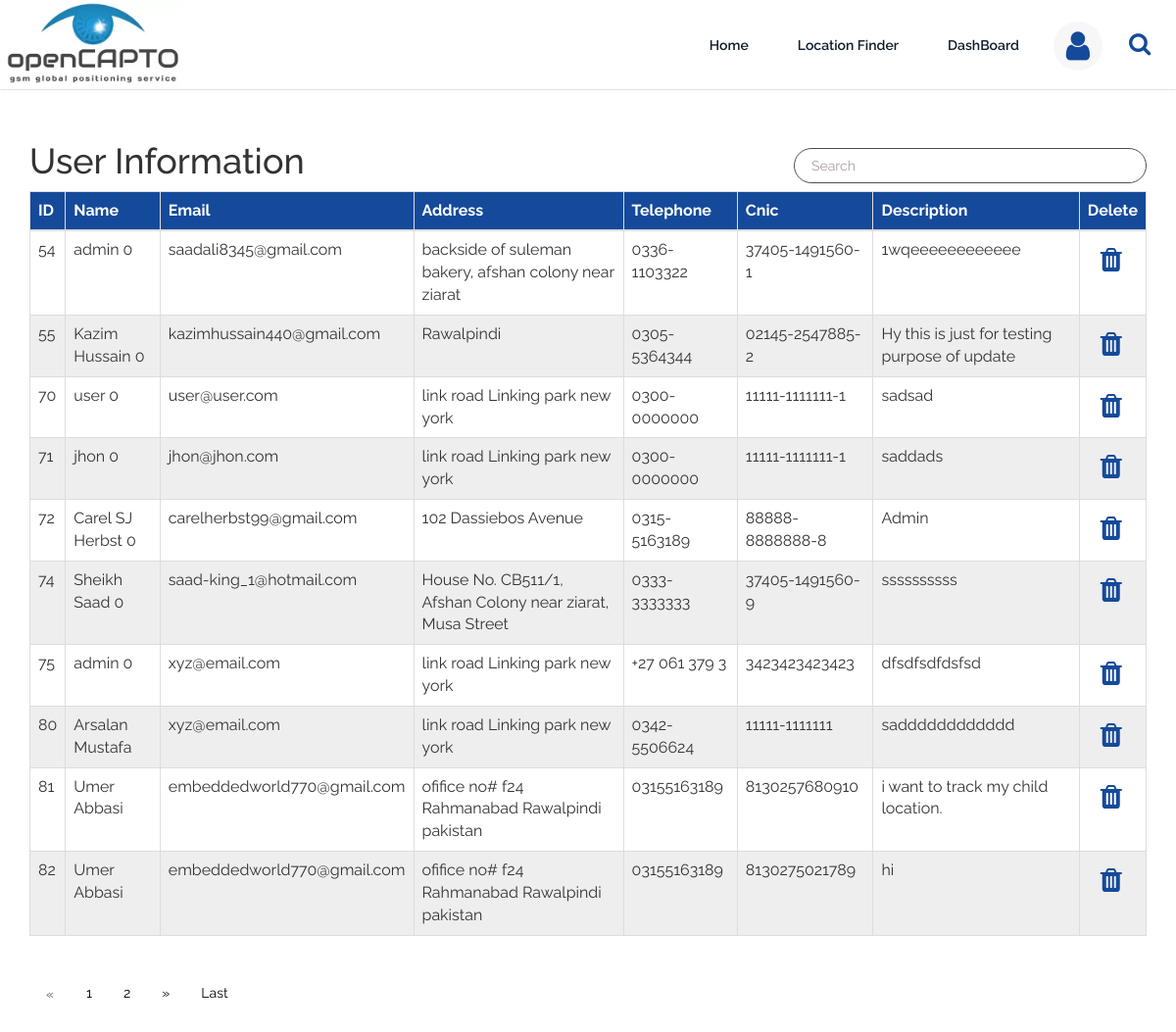
Screenshot of /dashboard.php (signed in) with the database file from the repository.
### tables this page shows
CREATE TABLE `users` (
  `id` bigint(20) NOT NULL,
  `fname` varchar(200) NOT NULL,
  `lname` varchar(200) NOT NULL,
  `email` varchar(200) NOT NULL,
  `imei` varchar(200) NOT NULL,
  `address` varchar(200) NOT NULL,
  `telephone` varchar(200) NOT NULL,
  `cnic` varchar(200) NOT NULL,
  `description` varchar(500) NOT NULL,
  `password` varchar(200) NOT NULL,
  `image` varchar(191) NOT NULL,
  `isadmin` tinyint(1) DEFAULT NULL
);

### dashboard.php (the view, shortened to what this page needs)
<?php
    include('connect.php');
     $id=$_GET['id'];
?>
<html>
<html lang="en">
<head>
    <link rel="stylesheet" href="Content/css/bootstrap.min.css">
    <link rel="stylesheet" href="Content/css/font-awesome.min.css">
    <link rel="stylesheet" href="Content/css/LinearIcons.css">
    <link rel="stylesheet" href="Content/css/Style.css">
    </head>
    <body>
         <nav class="navbar mynavbar">
        <div class="container sm_padding xs_padding no_padding">
            <div class="navbar-header">
               <a class="navbar-brand" href="#"><img src="Images/Logo.jpg" alt=""> </a>
            </div>
            <div class="collapse navbar-collapse" id="bs-example-navbar-collapse-1">
                <ul id="" class="nav navbar-nav navbar-right">
                    <li ><a class="" href="adminhome.php?id=<?php echo $id ?>">Home</a></li>
                    <li><a href="admintrack.php?id=<?php echo $id?>">
                                   Location Finder
                        </a></li>
                    <li><a href="dashboard.php?id=<?php echo $id?>">DashBoard</a></a></li>
                    <li class="dropdown hidden-xs">
                        <div href="#" class="dropdown-toggle ProfileImg" data-toggle="dropdown" role="button"
                            aria-haspopup="true" aria-expanded="false">
                        </div>
                    </li>
                    <div class="SearchSection">
                        <div class="searchBar">
                            <i class="fa fa-search"></i>
                        </div>
                    </div>
                </ul>
            </div>
        </div>
    </nav>
    <section id="Main">
        <div class="container">
            <div class="row">
                    <div class="col-xs-12 col-md-8">
                        <h1>User Information</h1>
                    </div>
                    <div class="col-xs-12 col-md-4">
                        <input type="text" name="search" placeholder="Search" id="Search">
                    </div>
                </div>
            <div class="table-responsive">
                <table class="table table-bordered table-hover" cellspacing="0" cellpadding="4">
                    <thead>
                        <tr>
                            <th class="table_titles">ID</th>
                            <th class="table_titles">Name</th>
                            <th class="table_titles">Email</th>
                            <th class="table_titles">Address</th>
                            <th class="table_titles">Telephone</th>
                            <th class="table_titles">Cnic</th>
                            <th class="table_titles">Description</th>
                            <th class="table_titles">Delete</th>
                        </tr>
                    </thead>
                    <tbody>
<?php
             $result_per_page=10;
            $query=mysqli_query($con,"select * from users order by id");
            $number_of_result=mysqli_num_rows($query);
             $number_of_pages=ceil($number_of_result/$result_per_page);
            if(!isset($_GET['page'])){
             $page=1;
         }else{
             $page=$_GET['page'];
         }
         $this_page_first_result=($page-1)*$result_per_page;
    $result =mysqli_query($con,"select * from users where isadmin='null' order by id  limit ".$this_page_first_result.','.$result_per_page);
    while( $row = mysqli_fetch_array($result) )
    {
        echo '<tr>';
        echo '   <td>'.$row["id"].'</td>';
        echo '   <td>'.$row["fname"].'  '.$row["lname"].'</td>';
        echo '   <td>'.$row["email"].'</td>';
        echo '   <td>'.$row["address"].'</td>';
        echo '   <td>'.$row["telephone"].'</td>';
        echo '   <td>'.$row["cnic"].'</td>';
        echo '   <td>'.$row["description"].'</td>';
        ?>
        <td><a class="btn btn-s" href="admindelete.php?userid=<?php echo $row[id]?>&id=<?php echo $id ?>"><i style="font-size: 28px;
    color: #154a9a;" class="fa fa-trash" aria-hidden="true"></i></a></td>
        <?php
        echo '</tr>';
    }
?>
    </tbody>
     </table>
      <div class="pagination">
         <?php
           if($page>1){
           echo '<a href="dasboard.php?page='. ($page-1) .'& id='.$id.'">&laquo;</a>';
         }else
         {
            echo '<a class="btn disabled" href="">&laquo;</a>';
         }
     for($i=1;$i<=$number_of_pages;$i++){
            if($i>=15){
             }else{
             echo '<a href="dashboard.php?page='. $i .'& id='.$id.'">'.$i.'</a>';
             }
         }
          if($page<$number_of_pages){
        echo '<a href="dashboard.php?page='. ($page+1) .'& id='.$id.'">&raquo;</a>';
         }
         else
         {
            echo '<a class="btn disabled" href="">&raquo;</a>';
         }if($page==$number_of_pages){
         }else{
         echo '<a href="dashboard.php?page='. $number_of_pages .'& id='.$id.'">Last</a>';
         }
         ?>
         </div>
            </div>
        </div>
    </section>
    </body>
</html>

### Content/css/Style.css (style rules this page uses)
body { font-family: 'Raleway', sans-serif; }
h1, h2, h3, h4, h5, h6, p, span, a { font-family: 'Raleway', sans-serif; }
a { transition: 0.4s ease all; cursor: pointer; }
.no_padding { padding: 0; }
.navbar-right { position: relative; }
.navbar-nav li a { color: #101c2c; font-size: 14px; font-weight: 600; padding: 35px 0; margin: 0 25px; transition: 0.4s ease all; }
.navbar-nav li a::after { content: ''; position: absolute; width: 0%; height: 3px; background: #154a9a; left: 0; bottom: 25px; transition: 0.4s ease all; }
.mynavbar { position: fixed; width: 100%; z-index: 999; margin: 0; border-bottom: 1px solid #e4e4e4; top: 0; border-radius: 0; background:#fff; }
.navbar-brand { font-size: 30px; font-weight: 600; color: #154a9a; padding-top: 36px; padding: 0; transition: 0.4s ease all; }
.navbar-brand img { width: 190px; }
.navbar-brand { text-transform: uppercase; }
.searchBar { position: absolute; z-index: 222; right: 0; top: 0; display: block; width: 48px; height: 100%; z-index: 0; transition: 0.4s ease all; }
.searchBar i { color: #154a9a; margin-right: 15px; margin-left: 15px; margin-top: 31px; transition: 0.4s ease all; z-index: 22; font-size: 24px; }
input::placeholder { color: #fff }
.ProfileImg { width: 50px; height: 50px; border-radius: 50%; background: #f7f7f7; margin-top: 21px; margin-right: 60px; margin-left: 10px; position: relative; cursor: pointer; }
.ProfileImg::before { content: "\f007"; display: inline-block; font: normal normal normal 14px/1 FontAwesome; font-size: inherit; font-size: 34px; text-rendering: auto; -webkit-font-smoothing: antialiased; -moz-osx-font-smoothing: grayscale; position: absolute; top: 50%; left: 50%; transform: translate(-50%, -50%); color: #154a9a; }
#Main { margin-top: 125px; }
thead { background: #154a9a; color: #fff; }
tr:nth-of-type(even) { background: #eee; }
#Search { margin-top: 26px; padding: 7px; width: 100%; border-radius: 50px; border: 1px solid #4e4e4e; text-indent:10px; }
#Search::placeholder { color:#ab9d9d; }
.pagination { display: inline-block; }
.pagination a { color: black; float: left; padding: 8px 16px; text-decoration: none; }

### rows the page displays
users: id "54", fname "admin", lname "0", email "saadali8345@gmail.com", address "backside of suleman bakery, afshan colony near ziarat", telephone "0336-1103322", cnic "37405-1491560-1", description "1wqeeeeeeeeeeee"
users: id "55", fname "Kazim Hussain", lname "0", email "kazimhussain440@gmail.com", address "Rawalpindi", telephone "0305-5364344", cnic "02145-2547885-2", description "Hy this is just for testing purpose of update"
users: id "70", fname "user", lname "0", email "user@user.com", address "link road Linking park new york", telephone "0300-0000000", cnic "11111-1111111-1", description "sadsad"
users: id "71", fname "jhon", lname "0", email "jhon@jhon.com", address "link road Linking park new york", telephone "0300-0000000", cnic "11111-1111111-1", description "saddads"
users: id "72", fname "Carel SJ Herbst", lname "0", email "carelherbst99@gmail.com", address "102 Dassiebos Avenue", telephone "0315-5163189", cnic "88888-8888888-8", description "Admin"
users: id "74", fname "Sheikh Saad", lname "0", email "saad-king_1@hotmail.com", address "House No. CB511/1, Afshan Colony near ziarat, Musa Street", telephone "0333-3333333", cnic "37405-1491560-9", description "ssssssssss"
users: id "75", fname "admin", lname "0", email "xyz@email.com", address "link road Linking park new york", telephone "+27 061 379 3", cnic "3423423423423", description "dfsdfsdfdsfsd"
users: id "80", fname "Arsalan", lname "Mustafa", email "xyz@email.com", address "link road Linking park new york", telephone "0342-5506624", cnic "11111-1111111", description "sadddddddddddd"
users: id "81", fname "Umer", lname "Abbasi", email "embeddedworld770@gmail.com", address "ofifice no# f24 Rahmanabad Rawalpindi pakistan", telephone "03155163189", cnic "8130257680910", description "i want to track my child location."
users: id "82", fname "Umer", lname "Abbasi", email "embeddedworld770@gmail.com", address "ofifice no# f24 Rahmanabad Rawalpindi pakistan", telephone "03155163189", cnic "8130275021789", description "hi"
